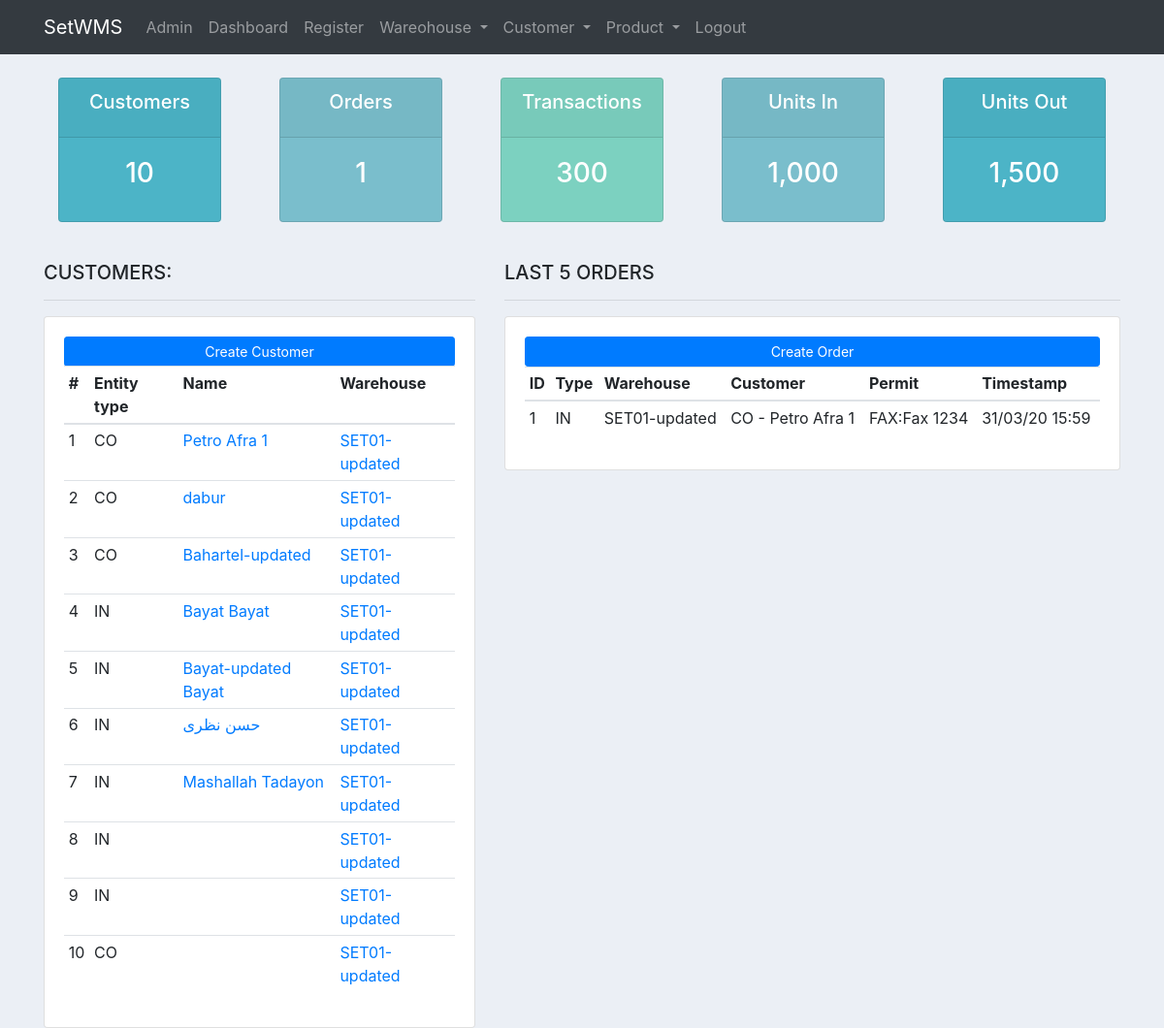
/set_app/dashboard/ (signed in), run on the app's committed database.
### set_app/models.py (models this page shows, shortened)
class Customer(models.Model):
	INDIVIDUAL = 'IN'
	COMPANY = 'CO'
	OTHER = 'OT'
	ENTITY_TYPE_CHOICES = [
		(INDIVIDUAL, 'Individual'),
		(COMPANY, 'Company'),
		(OTHER, 'Other'),
	]
	entity_type = models.CharField(
		max_length=2,
		choices=ENTITY_TYPE_CHOICES,
		default=INDIVIDUAL,
	)
	first_name = models.CharField(max_length=256, default="first name", blank=True)
	last_name = models.CharField(max_length=256, default="last name", blank=True)
	company_name = models.CharField(max_length=256, default="company name", blank=True)
	melli_code = models.CharField(max_length=10, default=0, validators=[NUMERIC])
	tel1 = models.CharField(max_length=256, default="XXXXXXXX")
	tel2 = models.CharField(max_length=256, default="XXXXXXXX", blank=True)
	email = models.EmailField()
	address = models.CharField(max_length=512, default="address")
	postcode = models.CharField(max_length=10, default="XXXXXXXXXX")
	storage_tags = models.ManyToManyField(StorageTag)
	timestamp_created = models.DateTimeField(auto_now_add=True)
	warehouse = models.ForeignKey(Warehouse, related_name='customers', on_delete=models.CASCADE, default=DEFAULT_WH_ID)
	def __str__(self):
		if self.entity_type == self.INDIVIDUAL:
			return self.entity_type + " - " + self.first_name + " " + self.last_name
		elif self.entity_type == self.COMPANY:
			return self.entity_type + " - " + self.company_name
		else:
			return "Customer __str__ ERROR!"

class Warehouse(models.Model):
	name = models.CharField(max_length=256, default="warehouse name")
	tel1 = models.CharField(max_length=256, default="XXXXXXXX")
	tel2 = models.CharField(max_length=256, default="XXXXXXXX")
	email = models.EmailField()
	address = models.CharField(max_length=512, default="address")
	postcode = models.CharField(max_length=10, default="XXXXXXXXXX")
	timestamp_created = models.DateTimeField(auto_now_add=True)
	def __str__(self):
		return self.name

class Order(models.Model):
	order_choices = (('IN', 'Inbound'), ('OU', 'Outbound'), ('TR', 'Transfer '))
	order_type = models.CharField(max_length=10, choices=order_choices, default='ON', null=False)
	warehouse = models.ForeignKey(Warehouse, on_delete=models.SET_NULL, null=True, default=DEFAULT_WH_ID)
	customer = models.ForeignKey(Customer, on_delete=models.SET_NULL, null=True)
	permit_choices = (('PAP', 'Paper'), ('FAX', 'Fax'), ('EMA', 'Email'), ('TEL', 'Telephone'))
	permit_type = models.CharField(max_length=10, choices=permit_choices, default='ON', null=False)
	permit_number = models.CharField(max_length=30, default="product code", blank=False, unique=False, null=True)
	notes = models.TextField(max_length=2048, default="some notes", blank=True)
	status_choices = (('OFF', 'Off - inactive'), ('ON', 'On - active'))
	status = models.CharField(max_length=20, choices=status_choices, default='ON')
	timestamp_created = models.DateTimeField(auto_now_add=True)

### set_app/views.py (the view)
# urls.py: path('dashboard/', views.dashboard, name='dashboard'),
def dashboard(request):
	customers = Customer.objects.all()
	total_customers = customers.count()
	orders = Order.objects.all()
	total_orders = orders.count()
	context = {'customers':customers,'orders':orders,'total_customers':total_customers,'total_orders':total_orders}
	return render(request, 'set_app/dashboard.html', context)

### set_app/templates/set_app/dashboard.html
{% extends 'set_app/set_app_base.html' %}
{% block body_block %}
    {% include 'set_app/status.html' %}
    <br>
    <div class="row">
        <div class="col-md-5">
            <h5>CUSTOMERS:</h5>
            <hr>
            <div class="card card-body">
                <a class="btn btn-primary  btn-sm btn-block" href="{% url 'set_app:customer_create' %}">Create Customer</a>
                <table class="table table-sm">
                    <tr>
                    <tr>
                        <th scope="col">#</th>
                        <th scope="col">Entity type</th>
                        <th scope="col">Name</th>
                        <th scope="col">Warehouse</th>
                    </tr>
                    </tr>
                    <tbody>
                    {% for customer in customers %}
                        <tr>
                            <td scope="row">{{ forloop.counter }}</td>
                            <td>{{ customer.entity_type }}</td>
                            {% if customer.entity_type == "IN" %}
                                <td><a href={% url 'set_app:customer_detail' pk=customer.pk %}>{{ customer.first_name }} {{ customer.last_name }}</a></td>
                            {% else %}
                                <td><a href={% url 'set_app:customer_detail' pk=customer.pk %}>{{ customer.company_name }}</a></td>
                            {% endif %}
                            <td><a href={% url 'set_app:warehouse_detail' pk=customer.warehouse.pk %}>{{ customer.warehouse.name }}</a></td>
                        </tr>
                    {% endfor %}
                    </tbody>
                </table>
            </div>
        </div>
        <div class="col-md-7">
            <h5>LAST 5 ORDERS</h5>
            <hr>
            <div class="card card-body">
                <a class="btn btn-primary  btn-sm btn-block" href="">Create Order</a>
                <table class="table table-sm">
                    <tr>
                        <th>ID</th>
                        <th>Type</th>
                        <th>Warehouse</th>
                        <th>Customer</th>
                        <th>Permit</th>
                        <th>Timestamp</th>
                    </tr>
                    <tbody>
                    {% for order in orders %}
                        <tr>
                            <td>{{ order.id }}</td>
                            <td>{{ order.order_type }}</td>
                            <td>{{ order.warehouse }}</td>
                            <td>{{ order.customer }}</td>
                            <td>{{ order.permit_type }}:{{ order.permit_number }}</td>
                            <td>{{ order.timestamp_created|date:"d/m/y H:i" }}</td>
                        </tr>
                    {% endfor %}
                    </tbody>
                </table>
            </div>
        </div>
    </div>
{% endblock %}

### static/css/main.css (style rules this page uses)
body { background-color: #ebeff5; }

### data on the page
Customer: entity_type "CO", company_name "Petro Afra 1", warehouse.name "SET01-updated"
Customer: entity_type "CO", company_name "dabur", warehouse.name "SET01-updated"
Customer: entity_type "CO", company_name "Bahartel-updated", warehouse.name "SET01-updated"
Customer: entity_type "IN", first_name "Bayat", last_name "Bayat", warehouse.name "SET01-updated"
Customer: entity_type "IN", first_name "Bayat-updated", last_name "Bayat", warehouse.name "SET01-updated"
Customer: entity_type "IN", first_name "حسن", last_name "نظری", warehouse.name "SET01-updated"
Customer: entity_type "IN", first_name "Mashallah", last_name "Tadayon", warehouse.name "SET01-updated"
Customer: entity_type "IN", warehouse.name "SET01-updated"
Customer: entity_type "IN", warehouse.name "SET01-updated"
Customer: entity_type "CO", warehouse.name "SET01-updated"
Order: id "1", order_type "IN", warehouse "SET01-updated", customer "CO - Petro Afra 1", permit_type "FAX", permit_number "Fax 1234", timestamp_created "31/03/20 15:59"

### other printed values
{{ total_customers }} "10"
{{ total_orders }} "1"
